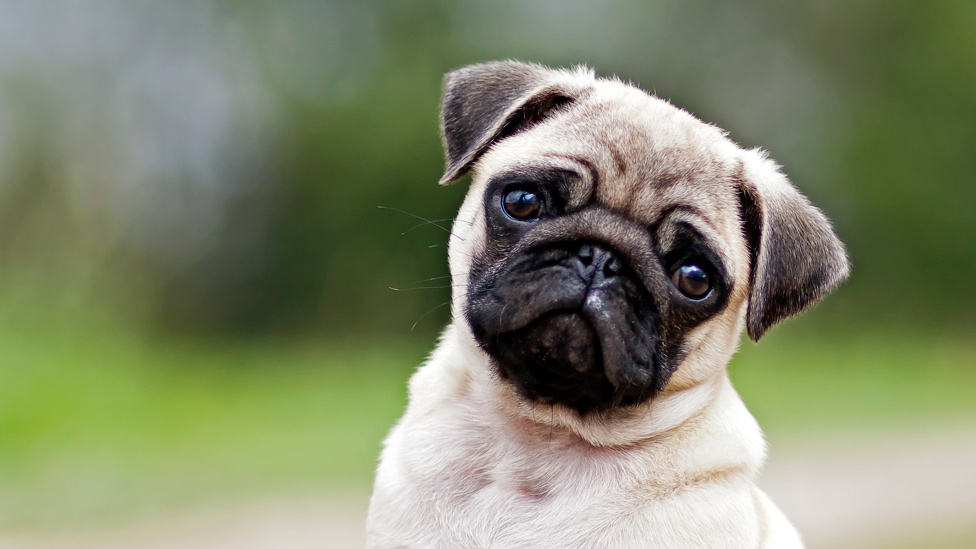
#> input picture VA-P1/perro.jpg, 976 x 549 px
$ python main.py
#> lines starting #> are read from the running program, lines starting #| are printed output that depends on the picture
import numpy as np
from skimage import io
from skimage import color
import matplotlib.pyplot as plt
from scipy.interpolate import interp1d

def adjustIntensity(inImage, inRange=None, outRange=[0, 1]):
    if inRange is None:
        inRange = [np.min(inImage), np.max(inImage)]

    imin, imax = inRange
    omin, omax = outRange

    outImage = (((inImage - imin) / (imax - imin)) * (omax - omin)) + omin

    outmin = np.min(outImage)
    outmax = np.max(outImage)
    if outmin < imin:
        imin = outmin
    if outmax > imax:
        imax = outmax

    return outImage

def equalizeIntensity(inImage, nBins=256):
    hist, bin_edges = np.histogram(inImage, bins=nBins, range=(0, 1))

    cdf = hist.cumsum()

    cdf_normalized = cdf / cdf[-1]

    interp_func = interp1d(bin_edges[:-1], cdf_normalized, kind='linear', fill_value='extrapolate')

    outImage = interp_func(inImage)

    return outImage

def saveImage(image, filename):
    scaled_image = (image * 255).astype(np.uint8)
    io.imsave(filename, scaled_image)

original_img = io.imread('perro.jpg')
#> original_img is the input picture: shape (549, 976, 3); mean R, G, B 129.7, 136, 108.1

if len(original_img.shape) == 2:
    img = original_img.astype(float) / 255.0
else:
    img = color.rgb2gray(original_img).astype(float)
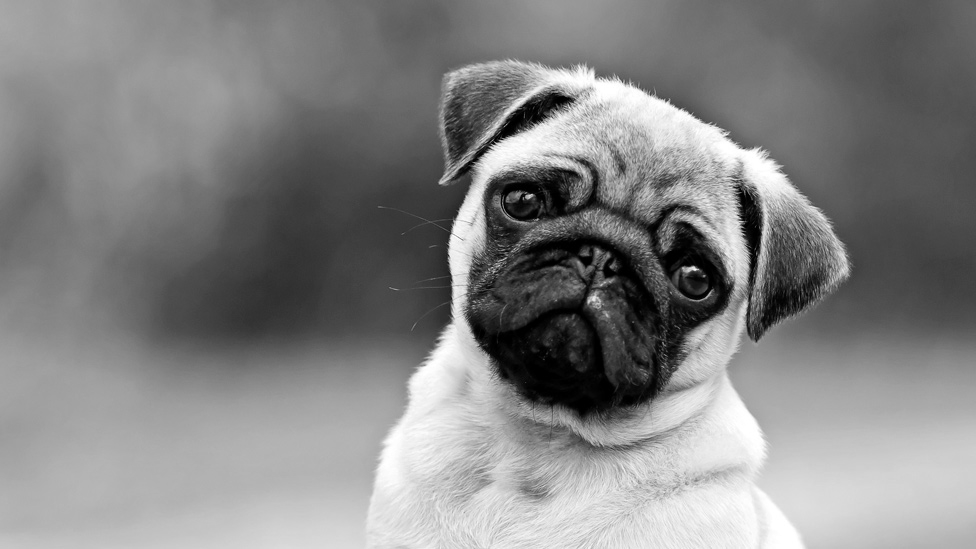
#> img: shape (549, 976) float64; min 0, max 1, mean 0.52

# outImage = adjustIntensity(img, inRange=[0,1], outRange=[0, 0.5])
outImage = equalizeIntensity(img, nBins=256)
#> in equalizeIntensity, `hist, bin_edges = np.histogram(inImage, bins=nBins, range=(0, 1))`: hist = 256 values, max 6036 at index 180, min 510 at index 30, mean 2093.1; bin_edges = 257 values from 0 to 1
#> in equalizeIntensity, `cdf = hist.cumsum()`: cdf = 256 values from 2586 to 535824
#> in equalizeIntensity, `cdf_normalized = cdf / cdf[-1]`: cdf_normalized = 256 values from 0.00483 to 1
#> in equalizeIntensity, `outImage = interp_func(inImage)`:
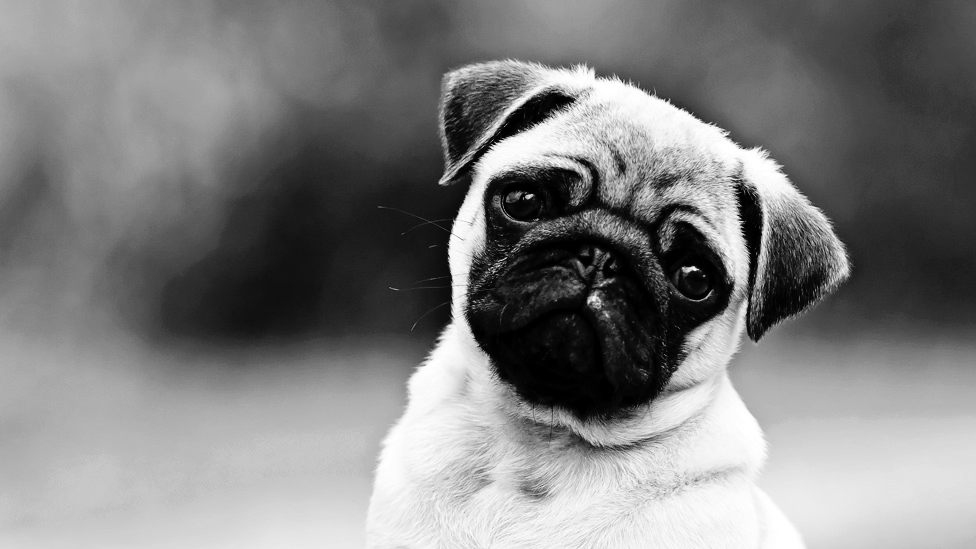
#> outImage: shape (549, 976) float64; min 0.00483, max 1, mean 0.505; drawn with min black and max white

saveImage(outImage, 'imagen_ajustada.jpg')

# Histograma de la imagen original
plt.subplot(1, 2, 1)
plt.hist(img.ravel(), bins=256, range=(0, 1), color='blue', alpha=0.7)
plt.title('Histograma original')

# Histograma de la imagen ajustada
plt.subplot(1, 2, 2)
plt.hist(outImage.ravel(), bins=256, range=(0, 1), color='red', alpha=0.7)
plt.title('Histograma ajustado')

# Imágenes
plt.figure()
plt.subplot(1, 2, 1)
io.imshow(img, cmap='gray')
plt.title('Imagen original')
plt.subplot(1, 2, 2)
io.imshow(outImage, cmap='gray')
plt.title('Imagen ajustada')

plt.show()
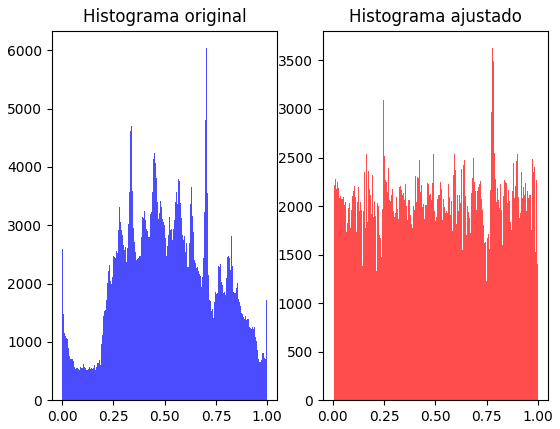
#> figure drawn by matplotlib, 2 panels; panel 1: tallest bar 6036 high, from x = 0.703 to 0.707; panel 2: tallest bar 3626 high, from x = 0.777 to 0.781
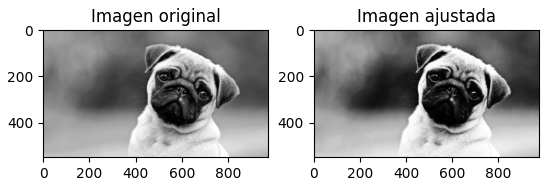
#> figure drawn by matplotlib, 2 panels

$ run again, with VA-P1/flor_blanco_y_negro.jpg copied over VA-P1/perro.jpg
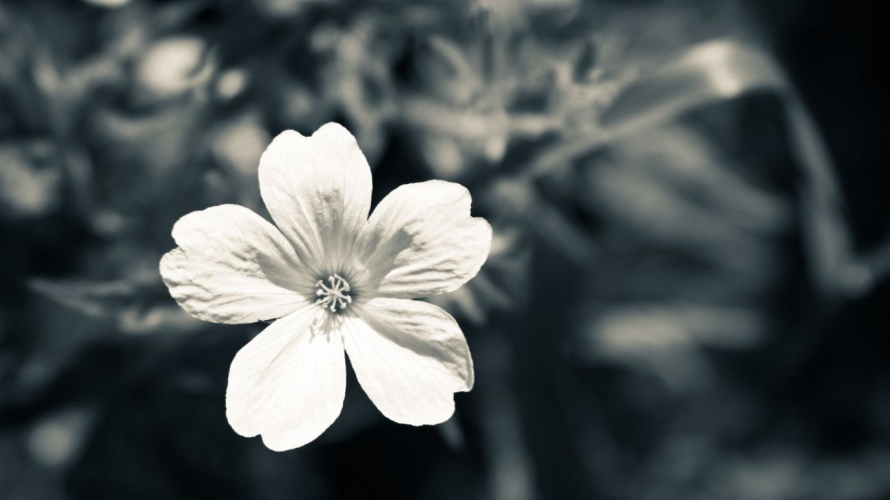
#> input picture VA-P1/flor_blanco_y_negro.jpg, 890 x 500 px
#> original_img is the input picture: shape (500, 890, 3); mean R, G, B 76.9, 83.8, 84.3
#> hist = 256 values, max 7334 at index 7, min 44 at index 0, mean 1738.3; bin_edges = 257 values from 0 to 1
#> cdf = 256 values from 44 to 445000
#> cdf_normalized = 256 values from 9.89e-05 to 1
#> in equalizeIntensity, `outImage = interp_func(inImage)`:
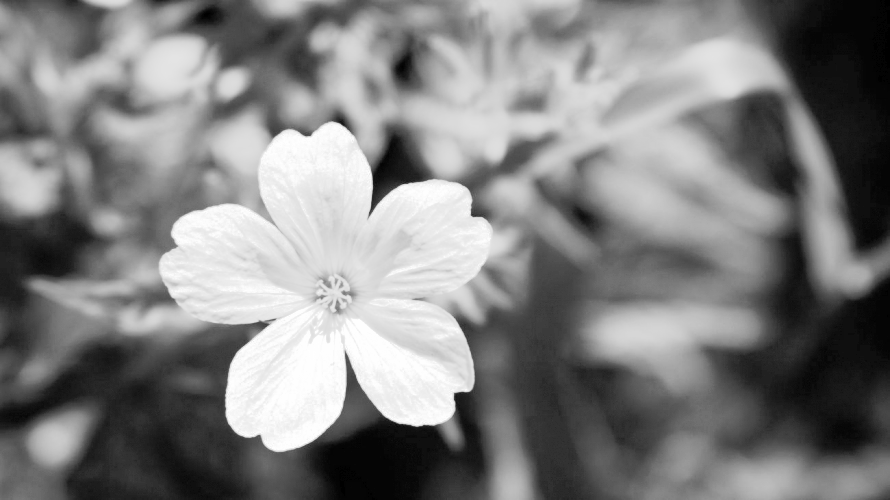
#> outImage: shape (500, 890) float64; min 0.00133, max 1, mean 0.506; drawn with min black and max white
#> `plt.show()`:
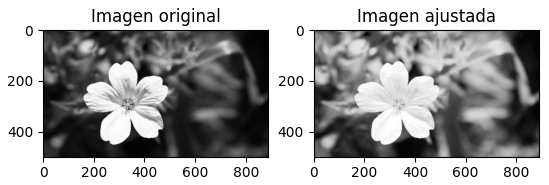
#> figure drawn by matplotlib, 2 panels
